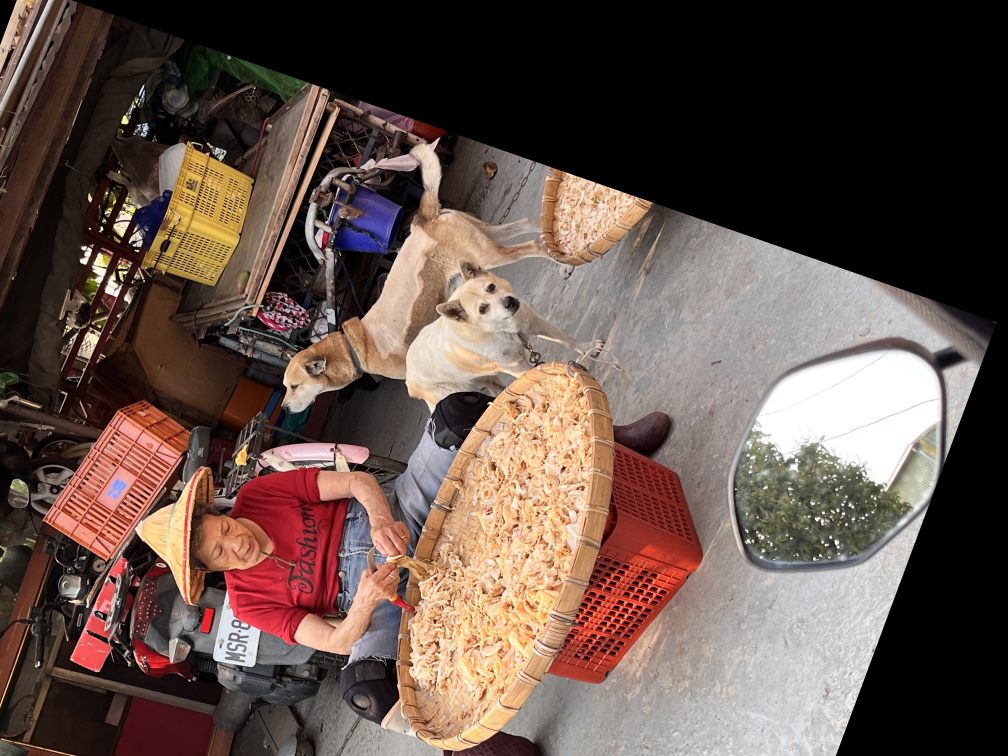
#> input picture ch4/gm_Affine Transform.jpg, 4032 x 3024 px, given in place of gm.jpg, which was not available (shown at 1/4 size)
$ python image_rotation.py
#> lines starting #> are read from the running program, lines starting #| are printed output that depends on the picture
# 影像旋轉
import numpy as np
import cv2

img1 = cv2.imread("D:/Documents/ImgProcess/picture/gm.jpg", -1)
#> img1 is the input picture: shape (3024, 4032, 3); mean B, G, R 74, 82, 100.2
nr, nc = img1.shape[:2]
#> nr = 3024; nc = 4032
rotation_matrix = cv2.getRotationMatrix2D((nc/2, nr/2), 45, 1)
#逆時針旋轉45度 nc、nr除以2是為了取得影像中心座標。最後的參數1是縮放比例，代表保持原始大小
img2 = cv2.warpAffine(img1, rotation_matrix, (nc, nr))
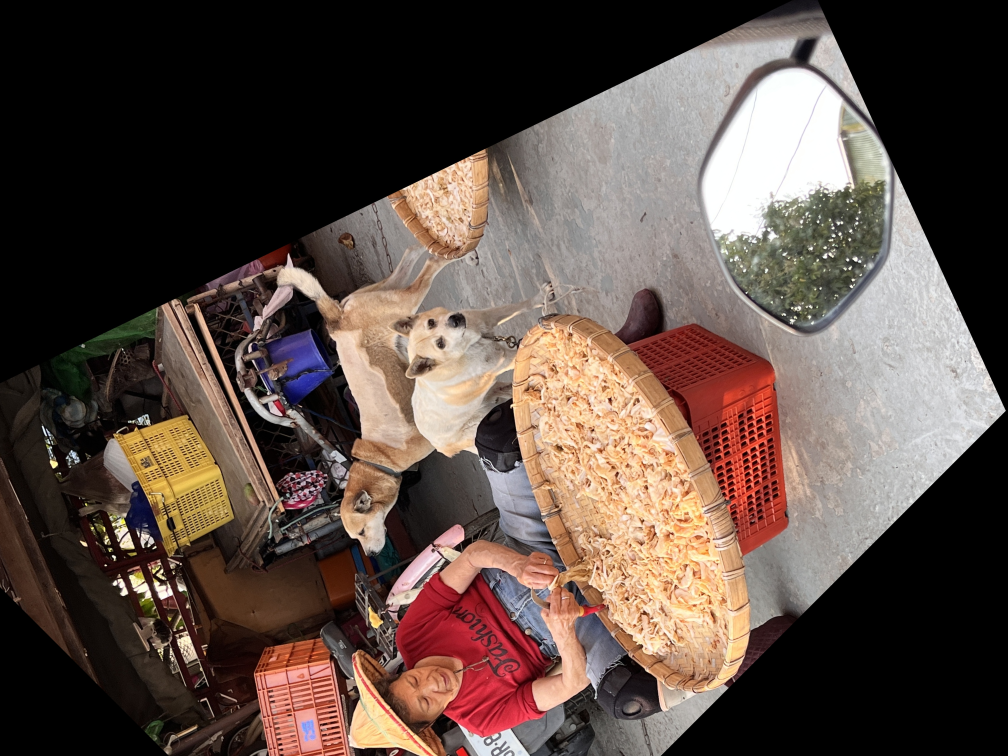
#> img2: shape (3024, 4032, 3) (shown at 1/4 size); mean B, G, R 69.2, 76.7, 92.6

cv2.imwrite("gm_Image Rotation.jpg", img2)
cv2.waitKey(0)

$ run again, on ch4/gm_Flip Horizontally.jpg
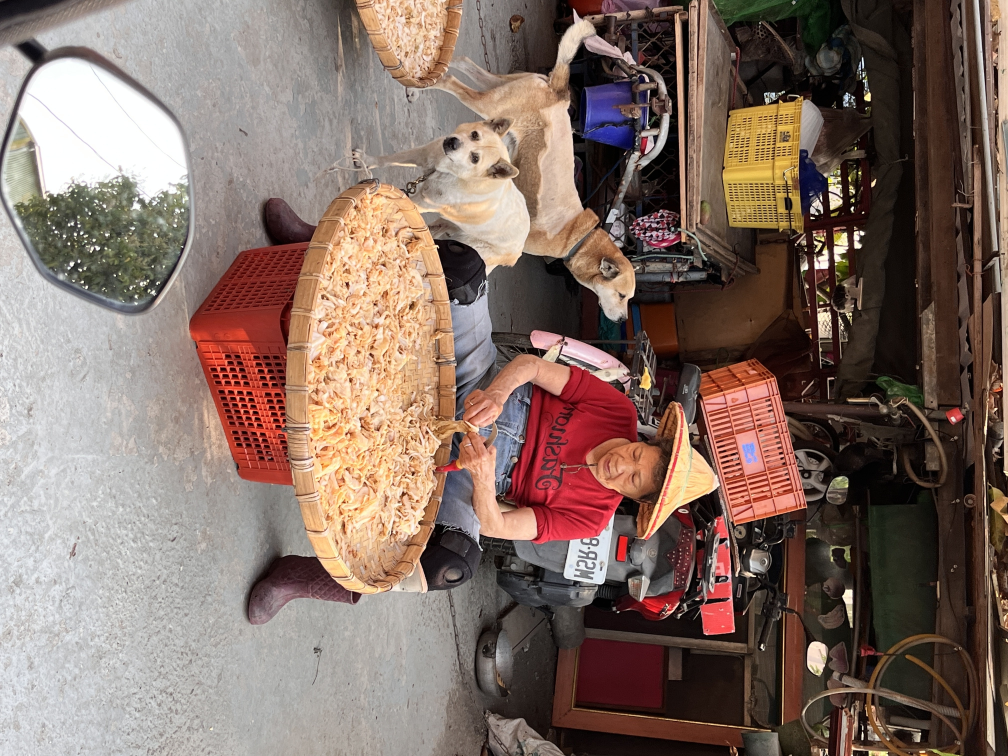
#> input picture ch4/gm_Flip Horizontally.jpg, 4032 x 3024 px, given in place of gm.jpg, which was not available (shown at 1/4 size)
#> img1 is the input picture: shape (3024, 4032, 3); mean B, G, R 101.4, 110.9, 131.5
#> `img2 = cv2.warpAffine(img1, rotation_matrix, (nc, nr))`:
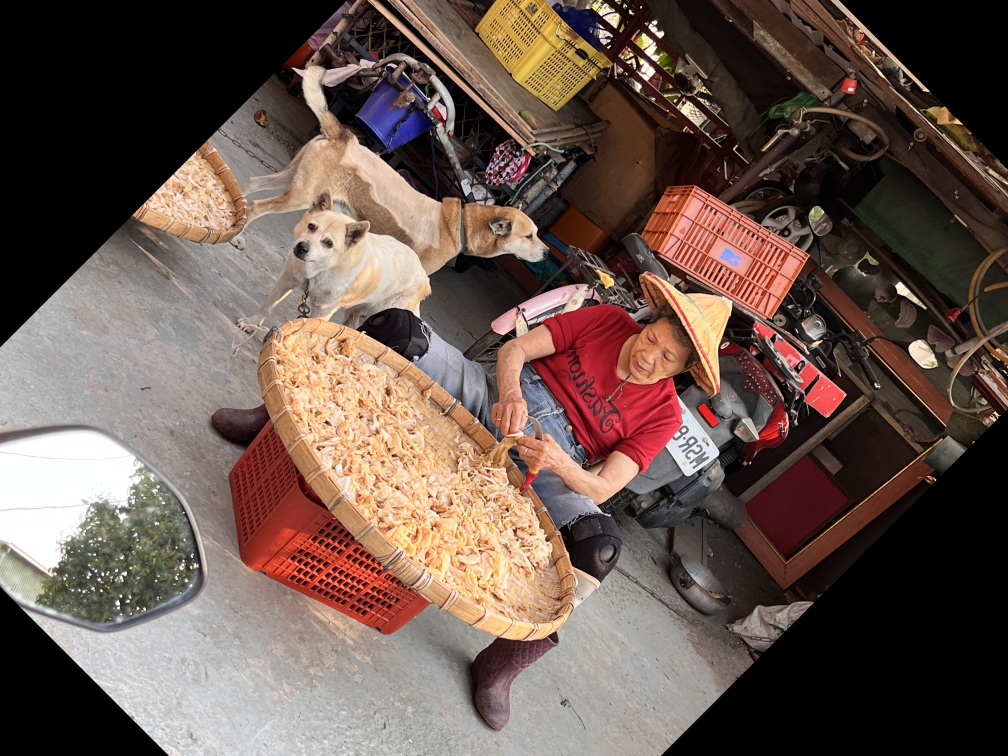
#> img2: shape (3024, 4032, 3) (shown at 1/4 size); mean B, G, R 78.4, 86.9, 106

$ run again, on ch4/gm_Flip Vertically.jpg
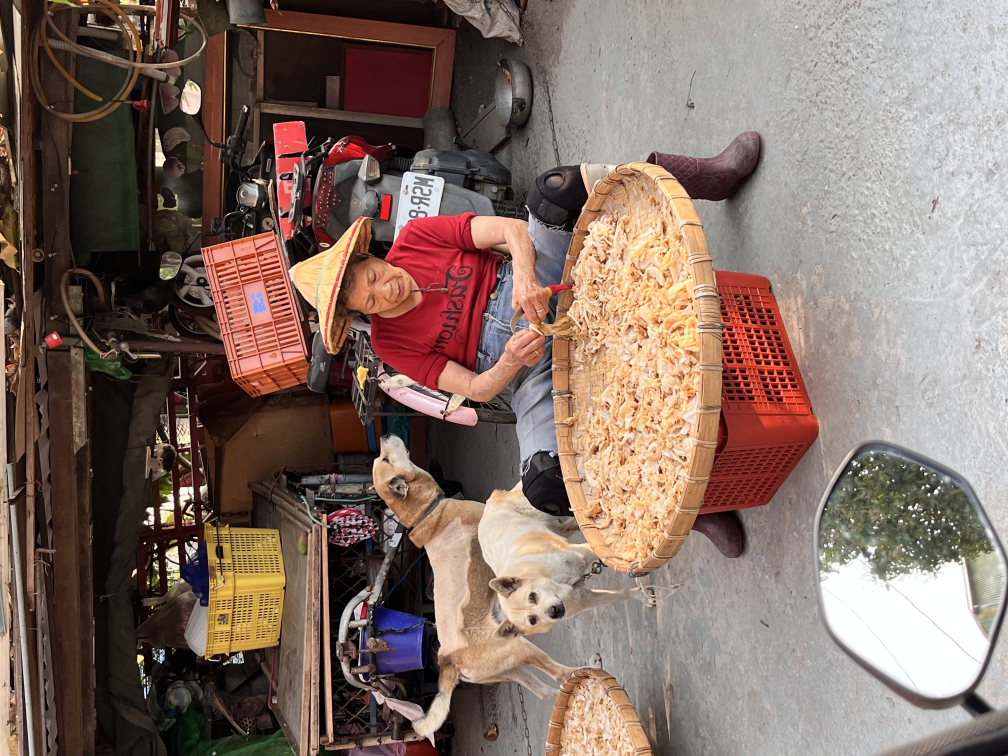
#> input picture ch4/gm_Flip Vertically.jpg, 4032 x 3024 px, given in place of gm.jpg, which was not available (shown at 1/4 size)
#> img1 is the input picture: shape (3024, 4032, 3); mean B, G, R 101.4, 110.9, 131.5
#> `img2 = cv2.warpAffine(img1, rotation_matrix, (nc, nr))`:
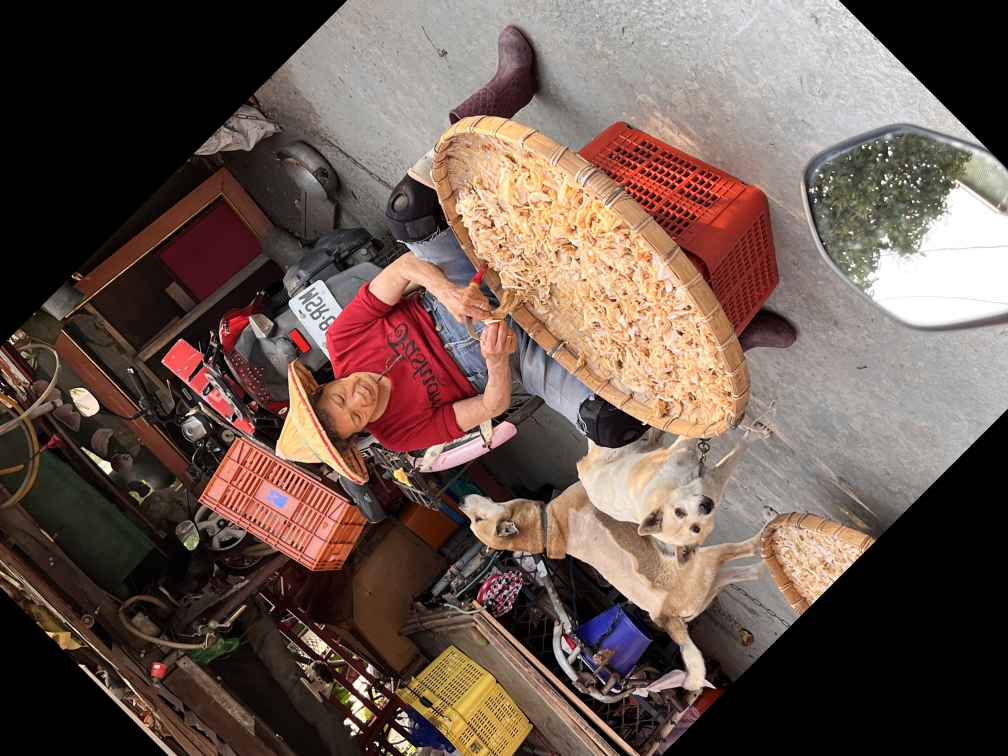
#> img2: shape (3024, 4032, 3) (shown at 1/4 size); mean B, G, R 78.4, 86.9, 106
